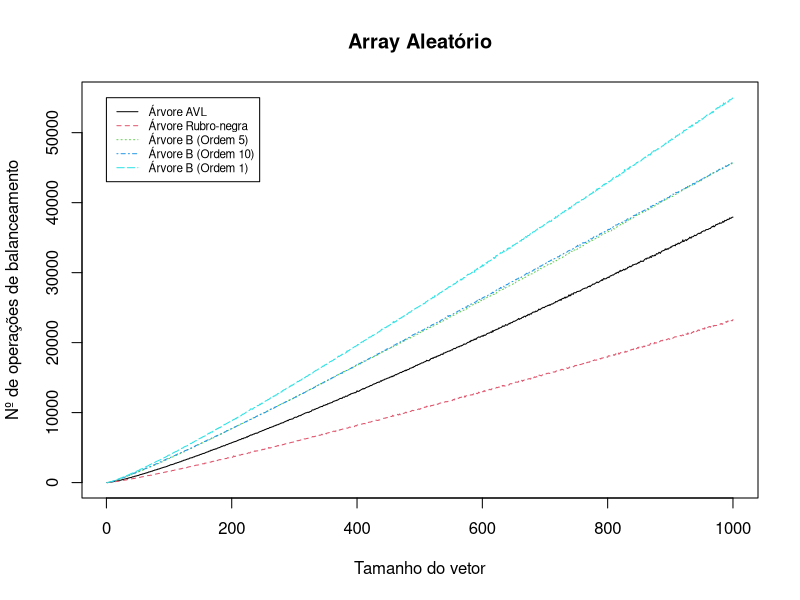

The R script that drew this image:
avl<-c(0, 4, 14, 22, 33, 48, 61, 75, 93, 113, 127, 146, 163, 183, 192, 217, 239, 248, 281, 290, 300, 330, 352, 377, 409, 423, 441, 483, 498, 513, 532, 554, 597, 603, 636, 684, 676, 718, 729, 734, 793, 832, 822, 861, 905, 914, 942, 946, 986, 1005, 1019, 1063, 1097, 1151, 1140, 1183, 1188, 1248, 1242, 1283, 1293, 1354, 1350, 1389, 1416, 1415, 1507, 1515, 1535, 1551, 1595, 1625, 1620, 1690, 1709, 1729, 1791, 1797, 1817, 1848, 1852, 1935, 1928, 1948, 1984, 2014, 2059, 2081, 2112, 2139, 2176, 2192, 2225, 2238, 2256, 2307, 2317, 2386, 2401, 2439, 2467, 2552, 2537, 2572, 2575, 2600, 2639, 2661, 2712, 2771, 2773, 2787, 2852, 2863, 2882, 2921, 2967, 2976, 2995, 3069, 3095, 3095, 3183, 3200, 3213, 3233, 3272, 3316, 3349, 3371, 3378, 3421, 3508, 3512, 3529, 3552, 3547, 3624, 3666, 3650, 3732, 3770, 3779, 3834, 3826, 3876, 3918, 3909, 3987, 4035, 4015, 4074, 4117, 4145, 4174, 4171, 4214, 4269, 4314, 4342, 4385, 4382, 4430, 4518, 4487, 4540, 4643, 4582, 4647, 4691, 4725, 4772, 4738, 4828, 4809, 4833, 4922, 4944, 4972, 4996, 5015, 5096, 5110, 5192, 5178, 5222, 5280, 5255, 5268, 5342, 5405, 5435, 5421, 5483, 5528, 5566, 5603, 5629, 5631, 5700, 5741, 5756, 5808, 5825, 5867, 5865, 5916, 5934, 6007, 6045, 6055, 6139, 6135, 6150, 6192, 6287, 6309, 6252, 6354, 6384, 6394, 6404, 6461, 6552, 6491, 6615, 6585, 6698, 6724, 6785, 6821, 6772, 6855, 6894, 6939, 6928, 7019, 7051, 7030, 7090, 7059, 7128, 7199, 7229, 7287, 7297, 7339, 7369, 7427, 7470, 7450, 7535, 7578, 7577, 7653, 7661, 7737, 7724, 7742, 7827, 7894, 7856, 7915, 7944, 7983, 7980, 8072, 8108, 8102, 8194, 8174, 8255, 8272, 8261, 8343, 8361, 8402, 8479, 8470, 8533, 8543, 8543, 8594, 8688, 8706, 8752, 8792, 8813, 8901, 8841, 8946, 9002, 9033, 9029, 9056, 9092, 9087, 9136, 9238, 9273, 9337, 9349, 9322, 9356, 9438, 9438, 9550, 9569, 9531, 9622, 9612, 9703, 9748, 9775, 9829, 9864, 9922, 9964, 9973, 10010, 10035, 10069, 10009, 10087, 10152, 10162, 10192, 10341, 10388, 10376, 10384, 10489, 10462, 10520, 10575, 10594, 10615, 10659, 10713, 10764, 10814, 10824, 10878, 10867, 10861, 11009, 11063, 11040, 11052, 11129, 11156, 11122, 11271, 11257, 11276, 11352, 11357, 11393, 11426, 11425, 11505, 11614, 11611, 11648, 11687, 11705, 11721, 11802, 11769, 11861, 11903, 11976, 12026, 12020, 12055, 12014, 12139, 12212, 12220, 12184, 12290, 12373, 12343, 12319, 12392, 12502, 12491, 12595, 12564, 12690, 12688, 12738, 12756, 12777, 12804, 12865, 12819, 12903, 12917, 13119, 13025, 13049, 13026, 13143, 13180, 13232, 13313, 13324, 13417, 13369, 13464, 13407, 13483, 13556, 13601, 13646, 13657, 13694, 13738, 13761, 13884, 13849, 13874, 13923, 13997, 14057, 14099, 14087, 14169, 14167, 14227, 14317, 14290, 14372, 14341, 14342, 14482, 14553, 14476, 14607, 14615, 14678, 14656, 14777, 14780, 14802, 14836, 14909, 14905, 14962, 14959, 15024, 15106, 15063, 15148, 15211, 15130, 15265, 15237, 15316, 15413, 15436, 15405, 15501, 15538, 15550, 15614, 15673, 15734, 15751, 15719, 15809, 15888, 15867, 15933, 16012, 15970, 16084, 16010, 16122, 16144, 16162, 16179, 
       16320, 16353, 16346, 16396, 16417, 16493, 16461, 16603, 16567, 16667, 16752, 16759, 16732, 16852, 16858, 16890, 16964, 16967, 17033, 17099, 17105, 17102, 17175, 17231, 17266, 17290, 17332, 17479, 17415, 17446, 17407, 17412, 17564, 17566, 17728, 17740, 17724, 17832, 17765, 17910, 17891, 17963, 17893, 18029, 18084, 18042, 18156, 18132, 18194, 18206, 18338, 18330, 18371, 18290, 18517, 18522, 18518, 18574, 18649, 18628, 18710, 18762, 18777, 18762, 18848, 18828, 18916, 18981, 18940, 19063, 19125, 19184, 19144, 19146, 19229, 19333, 19340, 19365, 19442, 19390, 19496, 19537, 19494, 19598, 19590, 19655, 19752, 19819, 19751, 19792, 19818, 19908, 19984, 20041, 20046, 20070, 20191, 20127, 20331, 20260, 20330, 20347, 20359, 20508, 20422, 20537, 20457, 20637, 20669, 20748, 20813, 20810, 20758, 20805, 20903, 20926, 20995, 20888, 21030, 21095, 21014, 21081, 21132, 21243, 21315, 21322, 21373, 21364, 21416, 21499, 21520, 21442, 21702, 21546, 21712, 21742, 21751, 21846, 21830, 21903, 21918, 21918, 22089, 22029, 22119, 22137, 22147, 22213, 22380, 22308, 22389, 22338, 22403, 22574, 22535, 22488, 22496, 22624, 22666, 22776, 22686, 22823, 22840, 22872, 22864, 23011, 23056, 23037, 23078, 23119, 23174, 23223, 23288, 23355, 23454, 23310, 23405, 
       23428, 23446, 23557, 23632, 23591, 23705, 23777, 23761, 23676, 23851, 23866, 23864, 24048, 23975, 23951, 24096, 24132, 24067, 24231, 24273, 24379, 24344, 24401, 24364, 24504, 24476, 24447, 24563, 24604, 24794, 24764, 24694, 24794, 24854, 24933, 24954, 25052, 25002, 25004, 25106, 25178, 25199, 25201, 25282, 25343, 25299, 25423, 25323, 25445, 25480, 25544, 25514, 25573, 25657, 25696, 25689, 25877, 25862, 25823, 25932, 25979, 26015, 26117, 26037, 26176, 26068, 26273, 26287, 26349, 26298, 26420, 26513, 26370, 26515, 26480, 26535, 26599, 26810, 26676, 26816, 26691, 26938, 26955, 26969, 26890, 27121, 27123, 27143, 27113, 27188, 27297, 27312, 27312, 27340, 27377, 27350, 27462, 27508, 27577, 27640, 27707, 27705, 27752, 27797, 27797, 27806, 27832, 27935, 28024, 28006, 28101, 27983, 28116, 28184, 28223, 28351, 28376, 28326, 28381, 28465, 28518, 28583, 28678, 28595, 28566, 28655, 28702, 28800, 28857, 28866, 29014, 28888, 29080, 29180, 29086, 29134, 29104, 29167, 29268, 29276, 29375, 29291, 29379, 29525, 29557, 29559, 29629, 29678, 29644, 29722, 29808, 29842, 29943, 29899, 30041, 30046, 29965, 30139, 30144, 30338, 30191, 30256, 30316, 30307, 30456, 30491, 30384, 30437, 30570, 30526, 30572, 30761, 30744, 30787, 30913, 30906, 30821, 
       30922, 30974, 31127, 31081, 31165, 31181, 31197, 31251, 31207, 31303, 31328, 31474, 31379, 31497, 31554, 31679, 31602, 31600, 31652, 31608, 31767, 31888, 31940, 32011, 31932, 32099, 32062, 32077, 32112, 32116, 32330, 32204, 32180, 32448, 32415, 32403, 32380, 32516, 32427, 32564, 32722, 32667, 32685, 32790, 32915, 32863, 32744, 32905, 33026, 33110, 33102, 33160, 33180, 33240, 33401, 33269, 33336, 33439, 33338, 33381, 33520, 33527, 33553, 33703, 33638, 33804, 33811, 33858, 33868, 33919, 33835, 34078, 34017, 34060, 34174, 34228, 34106, 34196, 34256, 34357, 34354, 34426, 34690, 34444, 34470, 34562, 34688, 34702, 34576, 34736, 34749, 34868, 34888, 35071, 35018, 34911, 35111, 35113, 35136, 35177, 35276, 35359, 35288, 35311, 35380, 35489, 35547, 35620, 35627, 35579, 35691, 35643, 35843, 35856, 35913, 35975, 35966, 35950, 36045, 36156, 36146, 36161, 36170, 36208, 36296, 36298, 36309, 36445, 36510, 36614, 36550, 36693, 36546, 36640, 36722, 36897, 36855, 36879, 36978, 36979, 36989, 37136, 37060, 37065, 37098, 37199, 37342, 37204, 37297, 37471, 37426, 37441, 37506, 37630, 37571, 37648, 37635, 37831, 37753, 37778, 37873, 37923, 37931)
  
rn<-c(0, 2, 10, 19, 28, 37, 49, 61, 71, 80, 103, 112, 122, 137, 143, 158, 168, 189, 196, 208, 235, 244, 249, 276, 295, 315, 330, 328, 354, 351, 380, 378, 430, 416, 446, 473, 471, 498, 493, 516, 566, 555, 584, 575, 610, 633, 651, 646, 677, 728, 708, 741, 747, 760, 774, 821, 809, 850, 842, 861, 880, 905, 914, 933, 992, 991, 1018, 999, 1020, 1058, 1057, 1050, 1099, 1134, 1152, 1164, 1188, 1188, 1235, 1237, 1255, 1265, 1317, 1299, 1334, 1339, 1380, 1378, 1388, 1425, 1418, 1473, 1488, 1481, 1539, 1517, 1580, 1588, 1567, 1625, 1657, 1684, 1656, 1656, 1730, 1733, 1729, 1768, 1790, 1821, 1821, 1828, 1881, 1907, 1928, 1939, 1940, 1936, 2013, 1966, 2037, 2042, 2069, 2102, 2094, 2157, 2095, 2124, 2177, 2204, 2226, 2260, 2271, 2279, 2312, 2314, 2339, 2376, 2391, 2422, 2414, 2468, 2478, 2494, 2493, 2515, 2526, 2558, 2632, 2624, 2649, 2645, 2682, 2690, 2701, 2669, 2789, 2766, 2791, 2841, 2877, 2880, 2905, 2933, 2938, 2931, 2914, 3010, 2991, 3050, 3043, 3033, 3119, 3038, 3146, 3146, 3141, 3206, 3233, 3258, 3291, 3263, 3291, 3337, 3330, 3365, 3376, 3428, 3409, 3432, 3445, 3431, 3544, 3532, 3527, 3597, 3618, 3621, 3614, 3657, 3598, 3669, 3821, 3765, 3714, 3767, 3820, 3854, 3832, 3891, 3881, 3951, 3926, 3931, 3990, 4040, 4004, 4056, 4057, 4091, 4100, 4135, 4146, 4120, 4154, 4216, 4271, 4237, 4240, 4358, 4335, 4363, 4355, 4370, 4349, 4474, 4538, 4469, 4538, 4506, 4535, 4544, 4566, 4638, 4652, 4625, 4698, 4660, 4713, 4776, 4720, 4742, 4811, 4852, 4864, 4886, 4936, 4836, 5020, 4916, 4998, 4940, 4990, 5077, 5092, 5107, 5143, 5117, 5171, 5175, 5173, 5234, 5288, 5222, 5346, 5302, 5320, 5404, 5382, 5354, 5395, 5463, 5428, 5474, 5534, 5525, 5586, 5582, 5655, 5610, 5611, 5656, 5688, 5710, 5741, 5754, 5771, 5781, 5809, 5782, 5894, 5931, 5889, 5974, 5993, 5970, 6031, 6017, 6066, 6073, 6155, 6072, 6157, 6183, 6254, 6246, 6234, 6251, 6281, 6300, 6321, 6336, 6399, 6452, 6502, 6449, 6480, 6497, 6575, 6588, 6533, 6576, 6620, 6622, 6695, 6704, 6679, 6795, 6734, 6785, 6756, 6799, 6836, 6921, 6802, 6899, 6903, 6876, 6993, 7020, 6959, 7081, 7083, 7103, 7138, 7159, 7129, 7212, 7148, 7225, 7266, 7342, 7339, 7347, 7273, 7396, 7351, 7443, 7433, 7488, 7405, 7545, 7507, 7586, 7587, 7621, 7651, 7644, 7630, 7672, 7685, 7742, 7793, 7789, 7780, 7816, 7873, 7942, 7909, 7915, 7965, 7994, 7992, 8042, 8027, 7991, 8139, 8120, 8103, 8208, 8244, 8260, 8277, 8305, 8270, 8356, 8354, 8368, 8390, 8436, 8416, 8455, 8394, 8493, 8504, 8608, 8512, 8593, 8630, 8636, 8650, 8654, 8708, 8756, 8728, 8711, 8753, 8815, 8861, 8928, 8912, 8900, 8870, 8892, 8970, 8942, 8988, 9007, 9065, 9117, 9135, 9185, 9193, 9201, 9196, 9268, 9254, 9298, 9263, 9359, 9311, 9403, 9429, 9449, 9448, 9456, 9624, 9495, 9536, 9566, 9587, 9620, 9588, 9643, 9762, 9657, 9710, 9810, 9674, 9805, 9863, 9840, 9947, 9892, 9894, 9956, 9996, 10073, 9970, 10059, 10126, 10161, 10139, 10095, 10173, 10173, 10249, 10314, 10314, 10280, 10295, 10319, 10371, 10370, 10437, 10387, 10457, 10491, 10545, 10456, 10524, 10601, 10651, 10611, 10555, 10713, 10712, 10785, 10808, 10753, 10915, 10899, 10764, 10889, 10864, 10877, 10890, 11032, 10989, 11021, 11041, 11051, 11124, 11127, 11236, 11240, 11146, 11226, 11170, 11257, 11311, 11342, 11378, 11363, 11360, 11335, 11362, 11458, 11527, 11492, 11541, 11602, 11535, 11552, 11604, 11658, 11705, 11726, 11714, 11719, 11729, 11710, 11842, 11882, 11797, 11958, 11873, 11953, 11982, 12008, 12096, 12030, 12074, 12182, 12170, 12176, 12224, 12087, 12193, 12235, 12149, 12383, 12240, 12406, 12427, 12394, 12419, 12430, 12494, 12463, 12513, 12542, 12519, 12571, 12529, 12734, 12661, 12730, 12661, 12785, 12737, 12703, 12750, 12918, 12837, 12847, 12951, 12948, 12896, 13033, 12965, 13051, 13159, 13005, 13112, 13059, 13137, 13156, 13191, 13248, 13279, 13344, 13272, 13252, 13392, 13436, 13454, 13493, 13450, 13412, 13469, 13541, 13616, 13558, 13599, 13644, 13650, 13572, 13686, 13772, 13720, 13885, 13771, 13884, 13846, 
      13777, 13837, 13909, 13988, 13996, 13920, 13948, 13974, 14124, 14132, 14126, 14113, 14260, 14219, 14261, 14268, 14259, 14364, 14353, 14347, 14361, 14326, 14519, 14457, 14471, 14503, 14443, 14627, 14472, 14609, 14586, 14681, 14629, 14658, 14719, 14665, 14729, 14824, 14822, 14861, 14816, 14785, 15032, 15034, 14917, 15001, 14968, 15110, 15043, 15054, 15144, 15095, 15228, 15098, 15335, 15362, 15319, 15294, 15241, 15309, 15401, 15324, 15407, 15425, 15466, 15530, 15538, 15620, 15597, 15619, 15648, 15603, 15596, 15558, 15669, 15768, 15783, 15813, 15796, 15829, 15772, 15905, 15925, 16009, 16013, 15964, 15994, 16069, 16037, 16130, 16110, 16203, 16168, 16126, 16067, 16152, 16244, 16315, 16424, 16381, 16291, 16368, 16356, 16515, 16458, 16557, 16578, 16512, 16501, 16553, 16565, 16654, 16749, 16711, 16724, 16786, 16824, 16806, 16959, 16859, 16863, 16876, 16905, 16936, 16958, 17026, 16989, 17081, 17025, 17204, 17134, 17121, 17193, 17212, 17200, 17198, 17335, 17224, 17326, 17376, 17368, 17459, 17435, 17539, 17508, 17480, 17492, 17561, 17518, 17656, 17670, 17660, 17742, 17655, 17776, 17799, 17782, 17843, 17855, 17896, 17813, 17836, 17915, 17947, 17911, 18123, 18088, 18111, 18067, 18040, 18144, 18150, 18112, 18182, 18308, 18189, 18289, 
      18409, 18308, 18409, 18359, 18551, 18328, 18464, 18502, 18592, 18575, 18599, 18596, 18670, 18665, 18603, 18777, 18632, 18687, 18730, 18827, 18770, 18879, 18961, 18912, 18969, 18963, 19055, 19019, 19001, 19234, 19127, 19230, 19176, 19126, 19187, 19307, 19208, 19372, 19304, 19400, 19341, 19463, 19395, 19343, 19466, 19508, 19414, 19578, 19554, 19451, 19621, 19629, 19618, 19643, 19635, 19834, 19923, 19782, 19847, 19801, 19865, 19831, 20031, 19923, 19980, 19945, 20065, 20180, 20174, 20070, 20130, 20205, 20299, 20284, 20248, 20350, 20312, 20432, 20413, 20476, 20449, 20399, 20484, 20501, 20564, 20550, 20467, 20517, 20682, 20572, 20597, 20635, 20686, 20760, 20820, 20835, 20810, 20844, 20799, 20861, 20926, 20927, 20963, 21029, 20970, 20973, 21073, 21093, 21009, 21186, 21168, 21092, 21248, 21215, 21176, 21393, 21233, 21372, 21457, 21424, 21277, 21386, 21477, 21449, 21605, 21529, 21595, 21563, 21723, 21576, 21674, 21778, 21813, 21718, 21812, 21835, 21847, 21854, 21782, 22024, 21987, 21915, 22122, 21931, 22084, 22184, 22152, 22179, 22256, 22255, 22317, 22201, 22342, 22227, 22440, 22462, 22344, 22462, 22416, 22438, 22452, 22451, 22487, 22609, 22610, 22638, 22594, 22706, 22632, 22736, 22616, 22702, 22788, 22894, 22884, 22848, 23033, 
      22895, 23013, 23107, 22943, 22957, 22934, 23004, 23141, 23142, 23125, 23291)
  
B5<-c(4, 14, 27, 43, 61, 83, 104, 126, 144, 171, 216, 246, 267, 291, 321, 349, 378, 405, 444, 482, 503, 543, 573, 603, 639, 674, 699, 737, 769, 808, 835, 856, 905, 934, 964, 1012, 1048, 1077, 1103, 1142, 1179, 1226, 1252, 1294, 1327, 1351, 1398, 1426, 1452, 1487, 1541, 1571, 1617, 1648, 1688, 1716, 1767, 1786, 1821, 1865, 1896, 1939, 1996, 2020, 2056, 
      2090, 2122, 2179, 2205, 2240, 2279, 2311, 2337, 2406, 2448, 2455, 2500, 2536, 2563, 2605, 2668, 2678, 2740, 2763, 2790, 2848, 2873, 2917, 2968, 2991, 3062, 3111, 3145, 3189, 3198, 3277, 3336, 3344, 3407, 3438, 3446, 3505, 3566, 3592, 3632, 3684, 3698, 3772, 3764, 3829, 3857, 3924, 3950, 3994, 4021, 4094, 4104, 4156, 4214, 4263, 4286, 4331, 4394, 4382, 
      4450, 4485, 4546, 4585, 4641, 4689, 4739, 4731, 4809, 4823, 4869, 4911, 4984, 4986, 5038, 5124, 5126, 5164, 5233, 5255, 5296, 5362, 5400, 5451, 5466, 5523, 5562, 5638, 5661, 5685, 5705, 5779, 5806, 5850, 5901, 5921, 6016, 6046, 6055, 6107, 6144, 6162, 6287, 6306, 6321, 6349, 6431, 6490, 6524, 6567, 6616, 6658, 6696, 6732, 6767, 6823, 6885, 6906, 6927, 
      6953, 7053, 7099, 7123, 7158, 7202, 7254, 7330, 7351, 7399, 7450, 7507, 7550, 7555, 7615, 7648, 7698, 7733, 7824, 7878, 7880, 7932, 7961, 8052, 8090, 8106, 8177, 8195, 8211, 8265, 8307, 8381, 8431, 8447, 8481, 8534, 8596, 8658, 8671, 8744, 8779, 8830, 8862, 8900, 8949, 9022, 9001, 9063, 9110, 9177, 9228, 9265, 9260, 9343, 9377, 9405, 9465, 9497, 9569, 
      9579, 9696, 9699, 9727, 9783, 9825, 9826, 9915, 9951, 10009, 10015, 10100, 10158, 10188, 10276, 10213, 10321, 10360, 10381, 10429, 10511, 10550, 10622, 10630, 10684, 10681, 10745, 10774, 10857, 10884, 10938, 10991, 11043, 11040, 11163, 11155, 11218, 11263, 11287, 11306, 11338, 11444, 11481, 11500, 11533, 11614, 11634, 11692, 11770, 11778, 11842, 11918, 11916, 11917, 11969, 12038, 12106, 12156, 12190, 12240, 12315, 12351, 12386, 12422, 12503, 12520, 12581, 12626, 12635, 12672, 12689, 12767, 12845, 12834, 12924, 12985, 13010, 13077, 13110, 13176, 13181, 13215, 13247, 13345, 13447, 13399, 13448, 13520, 13617, 13600, 13634, 13699, 13757, 13842, 13864, 13915, 13900, 13965, 14043, 14141, 14143, 14126, 14226, 14309, 14372, 14441, 14392, 14438, 14510, 14527, 14584, 14644, 14706, 14752, 14779, 14825, 14882, 14954, 14998, 15020, 15041, 15074, 15154, 15216, 15230, 15263, 15373, 15390, 15473, 15473, 15492, 15472, 15611, 15678, 15587, 15734, 15847, 15837, 15925, 15969, 16032, 16059, 16049, 16124, 16152, 16245, 16312, 16291, 16356, 16340, 16404, 16526, 16578, 
      16550, 16626, 16654, 16774, 16748, 16831, 16843, 16921, 16919, 16988, 17020, 17141, 17145, 17180, 17229, 17276, 17328, 17349, 17403, 17425, 17512, 17553, 17653, 17667, 17662, 17745, 17789, 17812, 17827, 17897, 17966, 17963, 18139, 18128, 18158, 18188, 18282, 18290, 18340, 18405, 18456, 18486, 18466, 18576, 18584, 18619, 18787, 18749, 18757, 18832, 18876, 18939, 18943, 19042, 19059, 19155, 19187, 19212, 19244, 19344, 19399, 19379, 19423, 19535, 19576, 19601, 19579, 19612, 19681, 19791, 19842, 19887, 19899, 19921, 20085, 20066, 20050, 20129, 20185, 20218, 20279, 20306, 20354, 20369, 20529, 20521, 20563, 20580, 20691, 20646, 20806, 20812, 20889, 20893, 20913, 20935, 20992, 21077, 21105, 21162, 21210, 21192, 21347, 21328, 21472, 21429, 21588, 21514, 21583, 21591, 21742, 21727, 21766, 21840, 21831, 21886, 21945, 22041, 22038, 22141, 22159, 22156, 22159, 22212, 22364, 22379, 22374, 22422, 22516, 22504, 22551, 22610, 22631, 22740, 22733, 22873, 22935, 22902, 23015, 23026, 23109, 23049, 23169, 23191, 23264, 23294, 23379, 23385, 23370, 23486, 23538, 23587, 23643, 23680, 23715, 23802, 23754, 23862, 23924, 23886, 23994, 24011, 24088, 24131, 24253, 24238, 24305, 24365, 24359, 24415, 24483, 24561, 24535, 24647, 24603, 24656, 24752, 
      24794, 24877, 24789, 24996, 25018, 24986, 25126, 25146, 25238, 25222, 25280, 25390, 25396, 25474, 25368, 25512, 25620, 25531, 25688, 25644, 25716, 25745, 25952, 25887, 25928, 26051, 25979, 26116, 26154, 26090, 26267, 26288, 26248, 26387, 26421, 26505, 26438, 26522, 26596, 26629, 26668, 26772, 26870, 26833, 26915, 26897, 26873, 27017, 27134, 27053, 27168, 27206, 27207, 27396, 27421, 27451, 27420, 27495, 27494, 27591, 27604, 27712, 27804, 27699, 27823, 27914, 27945, 27947, 27985, 28063, 28127, 28116, 28191, 28217, 28303, 28324, 28381, 28475, 28513, 28419, 28618, 28673, 28781, 28796, 28831, 28855, 28930, 28961, 29007, 28983, 29059, 29108, 29226, 29355, 29239, 29329, 29367, 29330, 29435, 29565, 29574, 29692, 29622, 29676, 29766, 29831, 29821, 29830, 29958, 30019, 30008, 30129, 30130, 30161, 30310, 30234, 30353, 30421, 30407, 30560, 30624, 30548, 30567, 30677, 30744, 30801, 30839, 30856, 30926, 30947, 30973, 31122, 31154, 31248, 31152, 31222, 31261, 31304, 31518, 31454, 31571, 31512, 31648, 31744, 31778, 31689, 31802, 31967, 31944, 31945, 32012, 32050, 32149, 32177, 32146, 32146, 32300, 32370, 32417, 32376, 32472, 32621, 32669, 32678, 32692, 32707, 32876, 32808, 32987, 33079, 33036, 32940, 33072, 33224, 33226, 33252, 33163, 
      33336, 33289, 33457, 33524, 33599, 33516, 33602, 33709, 33715, 33874, 33869, 33832, 33940, 33996, 34064, 34160, 34160, 34197, 34323, 34243, 34367, 34421, 34454, 34543, 34462, 34637, 34629, 34570, 34747, 34782, 34842, 34889, 34893, 34915, 35110, 35051, 35098, 35207, 35234, 35248, 35365, 35405, 35483, 35541, 35576, 35671, 35594, 35689, 35750, 35776, 35758, 35874, 35924, 35977, 35967, 35922, 35940, 36263, 36190, 36313, 36266, 36228, 36356, 36341, 36437, 36559, 36564, 36689, 36709, 36741, 36824, 36930, 36983, 36879, 37048, 36954, 37126, 37074, 37149, 37203, 37281, 37381, 37305, 37595, 37531, 37415, 37677, 37700, 37766, 37744, 37721, 37863, 37901, 38018, 38059, 38192, 38206, 38136, 38372, 38313, 38323, 38368, 38378, 38464, 38532, 38528, 38667, 38607, 38721, 38678, 38724, 38845, 38848, 38974, 39096, 38985, 39103, 39195, 39268, 39272, 39284, 39309, 39448, 39398, 39446, 39560, 39551, 39627, 39743, 39730, 39746, 39866, 39812, 39856, 39975, 40073, 40175, 40120, 40248, 40312, 40354, 40325, 40538, 40444, 40542, 40544, 40553, 40681, 40603, 40781, 40919, 40807, 40892, 40920, 40882, 40987, 41068, 41106, 41187, 41165, 41355, 41273, 41376, 41428, 41544, 41593, 41558, 41591, 41707, 41712, 41795, 41718, 42028, 41855, 41974, 42135, 42080, 
      42212, 42216, 42162, 42348, 42325, 42382, 42478, 42510, 42505, 42638, 42564, 42597, 42748, 42819, 42745, 42863, 42864, 42983, 43006, 43017, 43124, 43238, 43127, 43278, 43348, 43362, 43534, 43438, 43528, 43548, 43593, 43682, 43681, 43781, 43749, 43847, 43874, 44007, 44013, 44098, 44042, 44244, 44278, 44259, 44285, 44314, 44348, 44472, 44463, 44442, 44605, 44791, 44742, 44836, 44802, 44793, 44800, 44910, 44919, 44984, 45173, 45167, 45143, 45263, 45339, 45433, 45426, 45411, 45515, 45460, 45607, 45527, 45701, 45734)
  
B10<-c(4, 14, 27, 44, 62, 84, 102, 126, 150, 170, 200, 227, 251, 273, 307, 334, 362, 390, 415, 449, 524, 549, 578, 608, 633, 678, 705, 733, 766, 799, 833, 858, 901, 944, 966, 1005, 1065, 1099, 1126, 1167, 1203, 1247, 1284, 1334, 1367, 1403, 1430, 1477, 1503, 1556, 1578, 1616, 1661, 1689, 1726, 1756, 1799, 1835, 1867, 1899, 1947, 1992, 2036, 2079, 2103, 2142, 2189, 2214, 2253, 2297, 2329, 2387, 2432, 2457, 2512, 2534, 2574, 2606, 2672, 2689, 2731, 2792, 2821, 2871, 2895, 2958, 2988, 3043, 3076, 3136, 3119, 3208, 3225, 3289, 3319, 3373, 3397, 3437, 3467, 3512, 3545, 3590, 3622, 3670, 3685, 3741, 3787, 3847, 3844, 3902, 3976, 3973, 4060, 4089, 4127, 4158, 4217, 4233, 4275, 4324, 4349, 4375, 4440, 4466, 4549, 4593, 4593, 4646, 4690, 4726, 4746, 4840, 4850, 4928, 4932, 4955, 5039, 5081, 5102, 5148, 5180, 5259, 5310, 5322, 5370, 5416, 5447, 5513, 5516, 5598, 5591, 5668, 5718, 5765, 5794, 5835, 5889, 5922, 5963, 6033, 6051, 6099, 6153, 6203, 6227, 6238, 6292, 6371, 6401, 6456, 6454, 6489, 6562, 6634, 6619, 6706, 6689, 6771, 6821, 6857, 6858, 6959, 6938, 7054, 7064, 7119, 7165, 7198, 7233, 7262, 7305, 7433, 7411, 7466, 7546, 7562, 7609, 7651, 7684, 7748, 7769, 7805, 7878, 7888, 7945, 7972, 8009, 8090, 8111, 8162, 8197, 8225, 8330, 8348, 8384, 8434, 8477, 8523, 8528, 8586, 8641, 8705, 8670, 8749, 8795, 8830, 8872, 8902, 8991, 9031, 9041, 9161, 9230, 9228, 9233, 9302, 9281, 9391, 9444, 9483, 9534, 9554, 9584, 9649, 9671, 9753, 9793, 9844, 9862, 9908, 9960, 9970, 9998, 10061, 10091, 10189, 10193, 10274, 10304, 10383, 10391, 10493, 10492, 10553, 10515, 10590, 10612, 10721, 10794, 10789, 10856, 10872, 10882, 10930, 11014, 11045, 11139, 11178, 11146, 11219, 11249, 11346, 11376, 11419, 11476, 11532, 11565, 11592, 11650, 11610, 11725, 11753, 11811, 11898, 
       11889, 11944, 11995, 12031, 12108, 12129, 12156, 12265, 12209, 12295, 12303, 12396, 12453, 12520, 12570, 12580, 12623, 12692, 12741, 12748, 12805, 12848, 12888, 12975, 13004, 13049, 13122, 13145, 13181, 13276, 13313, 13319, 13433, 13438, 13448, 13476, 13531, 13624, 13640, 13765, 13751, 13831, 13799, 13948, 13972, 14001, 14029, 14127, 14079, 14192, 14263, 14249, 14303, 14368, 14394, 14490, 14523, 14623, 14616, 14688, 14773, 14692, 14811, 14810, 14919, 14908, 15019, 15033, 15077, 15124, 15164, 15239, 15264, 15351, 15404, 15455, 15441, 15481, 15575, 15610, 15639, 15643, 15726, 15852, 15853, 15897, 15866, 15989, 16011, 16027, 16106, 16143, 16157, 16234, 16279, 16309, 16404, 16455, 16459, 16510, 16578, 16688, 16654, 16751, 16813, 16857, 16861, 16923, 17051, 17026, 16952, 17115, 17114, 17291, 17254, 17239, 17380, 17340, 17407, 17549, 17571, 17594, 17612, 17631, 17720, 17758, 17801, 17861, 17910, 17918, 17995, 18016, 18019, 18102, 18183, 18200, 18265, 18384, 18236, 18447, 18450, 18565, 18556, 18677, 18615, 18729, 18732, 18803, 18898, 18945, 18878, 18966, 19082, 19038, 19131, 19208, 19229, 19241, 19248, 19291, 19352, 19472, 19562, 19547, 19654, 19650, 19660, 19771, 19793, 19881, 19928, 19920, 19963, 19970, 20131, 20097, 20245, 
       20175, 20248, 20309, 20287, 20436, 20423, 20537, 20578, 20596, 20679, 20686, 20757, 20764, 20793, 20859, 20941, 21037, 21106, 21144, 21164, 21232, 21230, 21257, 21320, 21454, 21418, 21525, 21513, 21593, 21655, 21705, 21695, 21710, 21821, 21798, 21856, 21959, 22011, 22077, 22112, 22197, 22155, 22339, 22308, 22309, 22354, 22421, 22475, 22579, 22548, 22615, 22660, 22744, 22843, 22835, 22822, 22901, 22890, 23043, 22968, 23068, 23049, 23218, 23233, 23294, 23395, 23459, 23413, 23442, 23545, 23480, 23603, 23696, 23860, 23728, 23853, 23839, 23866, 23934, 24048, 24077, 24073, 24114, 24199, 24250, 24306, 24409, 24365, 24400, 24506, 24530, 24539, 24626, 24660, 24718, 24869, 24893, 24825, 24914, 25020, 25030, 25073, 25078, 25014, 25253, 25258, 25288, 25361, 25324, 25478, 25508, 25519, 25603, 25674, 25687, 25697, 25740, 25831, 25809, 25897, 26067, 25941, 26110, 26190, 26153, 26194, 26354, 26227, 26387, 26421, 26458, 26536, 26516, 26660, 26678, 26702, 26661, 26754, 26874, 26863, 26898, 26986, 27001, 27039, 27203, 27108, 27179, 27312, 27311, 27307, 27433, 27597, 27563, 27530, 27636, 27699, 27738, 27892, 27756, 27873, 27946, 27923, 28068, 27930, 28163, 28162, 28246, 28310, 28280, 28378, 28414, 28538, 28576, 28634, 28622, 28687, 28740, 
       28741, 28867, 28887, 28933, 29001, 28976, 29095, 29116, 29101, 29276, 29378, 29316, 29350, 29310, 29421, 29486, 29521, 29578, 29627, 29692, 29790, 29827, 29919, 29823, 30041, 29903, 30057, 30125, 30130, 30133, 30150, 30251, 30304, 30413, 30391, 30498, 30585, 30666, 30586, 30669, 30619, 30730, 30986, 30872, 30952, 30932, 31034, 31071, 31140, 31197, 31193, 31174, 31296, 31387, 31382, 31343, 31569, 31606, 31615, 31681, 31720, 31826, 31726, 31876, 31876, 31942, 31996, 32013, 32102, 32136, 32139, 32247, 32295, 32243, 32300, 32478, 32491, 32504, 32591, 32591, 32666, 32748, 32790, 32830, 32825, 32851, 32947, 32995, 33123, 33114, 33177, 33199, 33313, 33298, 33375, 33352, 33448, 33521, 33618, 33571, 33621, 33741, 33754, 33917, 33765, 33810, 34050, 33903, 34081, 34128, 34119, 34244, 34293, 34222, 34275, 34317, 34303, 34475, 34497, 34578, 34522, 34653, 34731, 34700, 34880, 34797, 34842, 34929, 34998, 35141, 35088, 35064, 35167, 35127, 35261, 35398, 35426, 35356, 35432, 35606, 35517, 35588, 35705, 35848, 35817, 35835, 35813, 35919, 35922, 36004, 35962, 36104, 36194, 36137, 36180, 36225, 36388, 36373, 36330, 36450, 36581, 36567, 36693, 36689, 36823, 36810, 36814, 36851, 36961, 37017, 37012, 37101, 37061, 37163, 37195, 37198, 37271, 
       37436, 37438, 37394, 37391, 37483, 37646, 37689, 37739, 37667, 37759, 37705, 37820, 37920, 37991, 38064, 38151, 38126, 38204, 38160, 38251, 38356, 38356, 38295, 38469, 38559, 38560, 38671, 38618, 38681, 38778, 38729, 38856, 38860, 38939, 38946, 39153, 39157, 39111, 39130, 39192, 39299, 39305, 39285, 39499, 39474, 39512, 39610, 39586, 39648, 39712, 39845, 39811, 39896, 39833, 39892, 39924, 40087, 40128, 40140, 40123, 40249, 40276, 40228, 40364, 40551, 40467, 40476, 40474, 40667, 40693, 40717, 40716, 40744, 40894, 40953, 41001, 40980, 41051, 41223, 41190, 41264, 41194, 41374, 41480, 41391, 41467, 41499, 41505, 41638, 41661, 41724, 41776, 41781, 41867, 41982, 41987, 41969, 41996, 42043, 42180, 42160, 42155, 42398, 42268, 42422, 42384, 42484, 42596, 42608, 42588, 42741, 42682, 42760, 42609, 42923, 42996, 42950, 43133, 43045, 43165, 43102, 43168, 43255, 43229, 43325, 43400, 43433, 43480, 43411, 43621, 43593, 43679, 43806, 43739, 43815, 43830, 43902, 43952, 44106, 44042, 44118, 44122, 44237, 44254, 44288, 44299, 44450, 44474, 44518, 44509, 44558, 44678, 44711, 44756, 44789, 44848, 44997, 44905, 45003, 45053, 45096, 45137, 45248, 45246, 45178, 45274, 45327, 45362, 45505, 45470, 45561, 45621, 45657, 45724, 45843)

B1<-c(4, 14, 36, 52, 79, 98, 129, 150, 178, 212, 233, 275, 299, 338, 370, 402, 432, 473, 507, 550, 566, 623, 657, 666, 707, 770, 788, 839, 857, 903, 937, 991, 1012, 1057, 1102, 
      1129, 1179, 1226, 1276, 1305, 1347, 1367, 1420, 1436, 1494, 1549, 1580, 1611, 1667, 1702, 1728, 1769, 1834, 1878, 1928, 1955, 1995, 2054, 2076, 2107, 2169, 2214, 2265, 2315, 2348, 2383, 2424, 2477, 2548, 2564, 2629, 2671, 2703, 2765, 2788, 2810, 2861, 2926, 2987, 3022, 3075, 3084, 3156, 3185, 3226, 3250, 3306, 3370, 3433, 3451, 3508, 3547, 3601, 3606, 
      3691, 3736, 3753, 3873, 3915, 3925, 3919, 4048, 4034, 4089, 4184, 4194, 4276, 4296, 4357, 4417, 4437, 4462, 4509, 4555, 4640, 4689, 4734, 4783, 4817, 4884, 4925, 4933, 5050, 5073, 5141, 5170, 5207, 5226, 5255, 5344, 5407, 5433, 5492, 5570, 5613, 5594, 5692, 5772, 5754, 5847, 5899, 5955, 5984, 6030, 6114, 6139, 6214, 6274, 6289, 6364, 6360, 6451, 6472, 
      6551, 6595, 6615, 6641, 6728, 6813, 6771, 6917, 6960, 6986, 7092, 7036, 7150, 7209, 7232, 7202, 7338, 7395, 7379, 7452, 7562, 7561, 7653, 7727, 7727, 7771, 7893, 7837, 7891, 7980, 8010, 8100, 8128, 8249, 8249, 8332, 8329, 8394, 8449, 8500, 8553, 8582, 8660, 8688, 8816, 8771, 8863, 8885, 8960, 9015, 9028, 9063, 9173, 9119, 9250, 9308, 9334, 9464, 9460, 
      9521, 9515, 9591, 9625, 9777, 9751, 9805, 9847, 9915, 9964, 10070, 10068, 10141, 10201, 10259, 10319, 10376, 10525, 10530, 10497, 10473, 10588, 10638, 10724, 10729, 10796, 10882, 10906, 11011, 10987, 11024, 11105, 11231, 11151, 11281, 11357, 11321, 11437, 11484, 11539, 11583, 11680, 11682, 11729, 11797, 11891, 11851, 11954, 12004, 12111, 12074, 12272, 
      12294, 12253, 12371, 12346, 12428, 12504, 12518, 12534, 12701, 12694, 12812, 12834, 12893, 12848, 12983, 12947, 13132, 13162, 13244, 13257, 13300, 13347, 13471, 13449, 13503, 13538, 13603, 13658, 13791, 13757, 13916, 13898, 13908, 14022, 14024, 14150, 14219, 14236, 14301, 14334, 14469, 14450, 14431, 14584, 14601, 14643, 14647, 14780, 14821, 14945, 14842, 14975, 15013, 15090, 15183, 15169, 15210, 15306, 15394, 15419, 15472, 15502, 15639, 15596, 15642, 15746, 15821, 15888, 15938, 16023, 16047, 16070, 16125, 16196, 16277, 16305, 16314, 16389, 16469, 16524, 16599, 16684, 16626, 16742, 16840, 16846, 16868, 16964, 17000, 17083, 17104, 17208, 17277, 17304, 17333, 17420, 17401, 17488, 17600, 17587, 17676, 17737, 17852, 17845, 17899, 18081, 18009, 18047, 18126, 18200, 18188, 18344, 18318, 18434, 18505, 18477, 18484, 18533, 18598, 18814, 18752, 18864, 18824, 18965, 19009, 19110, 19135, 19209, 19237, 19284, 19351, 19416, 19431, 19499, 19545, 19567, 19731, 19680, 19837, 19881, 19873, 19991, 20019, 20130, 20112, 20103, 20279, 20302, 20357, 20383, 20487, 20540, 20493, 20584, 20754, 20792, 20792, 20820, 20901, 20948, 21060, 21017, 21090, 21194, 21223, 21252, 21327, 21329, 21450, 21512, 21545, 21626, 21672, 21691, 21903, 21917, 21909, 
      21930, 21978, 22151, 22118, 22184, 22193, 22342, 22361, 22365, 22467, 22495, 22551, 22665, 22643, 22761, 22792, 23029, 22836, 22987, 22980, 23040, 23064, 23261, 23219, 23310, 23431, 23404, 23506, 23475, 23602, 23654, 23655, 23796, 23760, 23922, 23895, 23930, 24068, 24017, 24149, 24244, 24297, 24366, 24343, 24405, 24541, 24589, 24654, 24681, 24679, 24810, 24890, 24895, 24985, 24978, 25064, 25115, 25161, 25239, 25255, 25324, 25440, 25458, 25458, 25589, 25539, 25645, 25654, 25851, 25838, 25922, 26036, 26056, 26080, 26101, 26197, 26282, 26259, 26370, 26498, 26459, 26458, 26710, 26637, 26789, 26652, 26795, 26812, 26968, 27013, 27104, 27135, 27182, 27191, 27355, 27340, 27394, 27524, 27507, 27609, 27606, 27725, 27749, 27826, 27942, 27998, 27947, 28044, 28024, 28184, 28199, 28231, 28376, 28336, 28448, 28443, 28523, 28603, 28793, 28699, 28796, 28796, 28909, 28964, 29085, 28942, 29095, 29117, 29280, 29304, 29271, 29434, 29434, 29525, 29677, 29780, 29726, 29787, 29790, 29856, 29900, 30016, 30036, 30180, 30249, 30032, 30359, 30337, 30394, 30469, 30625, 30476, 30566, 30535, 30704, 30793, 30885, 30883, 31114, 30919, 31013, 31122, 31177, 31256, 31459, 31346, 31373, 31618, 31623, 31654, 31671, 31740, 31779, 31940, 31934, 32009, 32165, 
      32012, 32172, 32194, 32451, 32391, 32494, 32494, 32588, 32589, 32685, 32856, 32795, 32826, 32851, 32961, 33160, 32995, 33080, 33155, 33096, 33149, 33473, 33356, 33521, 33545, 33423, 33643, 33565, 33641, 33821, 33931, 33895, 33990, 34005, 34100, 34164, 34212, 34197, 34361, 34404, 34366, 34521, 34572, 34507, 34755, 34732, 34720, 34819, 34973, 34837, 35161, 35035, 35114, 35258, 35299, 35307, 35343, 35470, 35628, 35513, 35592, 35705, 35841, 35846, 35835, 35906, 36046, 36071, 36142, 36258, 36162, 36314, 36474, 36394, 36480, 36531, 36537, 36647, 36642, 36790, 36874, 36768, 36860, 36998, 37087, 37139, 37249, 37237, 37385, 37357, 37342, 37314, 37562, 37559, 37659, 37697, 37777, 37737, 38011, 37927, 37946, 37964, 38163, 38221, 38290, 38470, 38386, 38411, 38501, 38627, 38664, 38624, 38699, 38882, 38883, 38882, 38870, 39034, 39124, 39061, 39322, 39151, 39302, 39368, 39527, 39403, 39596, 39671, 39688, 39748, 39909, 39944, 39996, 40069, 40078, 40034, 40202, 40178, 40167, 40373, 40448, 40428, 40459, 40538, 40608, 40633, 40822, 40795, 40857, 41001, 41072, 41022, 41103, 41232, 41185, 41311, 41332, 41387, 41571, 41451, 41593, 41500, 41675, 41756, 41967, 41830, 42017, 42031, 42069, 42006, 42176, 42213, 42352, 42428, 42533, 42627, 42534, 
      42736, 42657, 42746, 42755, 42938, 43024, 42977, 42978, 43123, 43113, 43257, 43270, 43422, 43590, 43469, 43545, 43595, 43602, 43787, 43716, 43791, 43785, 43930, 44060, 43934, 44169, 44083, 44218, 44287, 44317, 44341, 44731, 44510, 44683, 44852, 44779, 44774, 44933, 44781, 45105, 45032, 45207, 45140, 45186, 45268, 45347, 45318, 45441, 45513, 45530, 45708, 45749, 45734, 45909, 45941, 46020, 45962, 45963, 46033, 46179, 46210, 46339, 46376, 46419, 46538, 46460, 46671, 46701, 46657, 46852, 46846, 46853, 46803, 47018, 47070, 47259, 47068, 47380, 47443, 47384, 47386, 47507, 47543, 47589, 47717, 47660, 47768, 47842, 47926, 47948, 47965, 48098, 48110, 48154, 48249, 48379, 48385, 48539, 48407, 48627, 48683, 48605, 48828, 48864, 48855, 48991, 49113, 49084, 49013, 49187, 49228, 49266, 49312, 49549, 49482, 49561, 49666, 49662, 49696, 49855, 49887, 49972, 49864, 49972, 50007, 50214, 50357, 50268, 50356, 50409, 50451, 50471, 50631, 50613, 50808, 50858, 50788, 50923, 51077, 50923, 51120, 51150, 51142, 51167, 51296, 51465, 51346, 51454, 51471, 51692, 51692, 51748, 51685, 51870, 52001, 51908, 52004, 52070, 52159, 52227, 52301, 52387, 52458, 52586, 52473, 52585, 52618, 52681, 52705, 52840, 52872, 53012, 52838, 52998, 53218, 53219, 53301, 
      53416, 53395, 53588, 53527, 53572, 53657, 53651, 53922, 53724, 53788, 53890, 53904, 54256, 54058, 54120, 54255, 54379, 54421, 54497, 54363, 54434, 54651, 54720, 54687, 54765, 54804, 54883, 55041)
  
x<-seq(1,1000,1000)
y<-cbind(avl, rn, B5, B10, B1)
matplot(y, type = "l", main = "Array Aleatório", xlab = "Tamanho do vetor", ylab = "Nº de operações de balanceamento")
legend(0,55000,c("Árvore AVL","Árvore Rubro-negra","Árvore B (Ordem 5)","Árvore B (Ordem 10)","Árvore B (Ordem 1)")
       ,lty = c(1,2,3,4,5),col = c(1,2,3,4,5), cex = 0.7)







